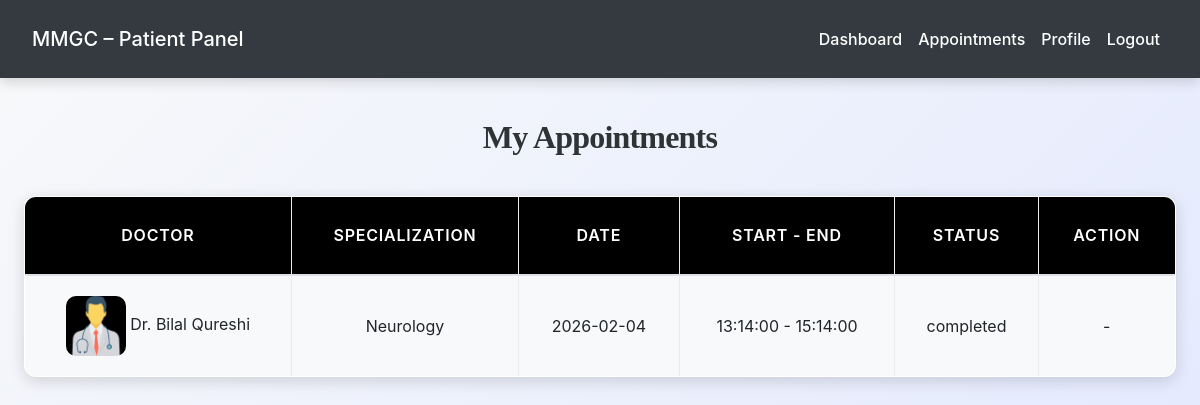
The app's page /patient/view_appointments.php (signed in) with its own data.
### tables this page shows
CREATE TABLE `appointments` (
  `appointment_id` int(11) NOT NULL,
  `patient_id` int(11) NOT NULL,
  `doctor_id` int(11) NOT NULL,
  `appointment_date` date NOT NULL,
  `start_time` time NOT NULL,
  `end_time` time NOT NULL,
  `status` enum('pending','confirmed','cancelled','completed') DEFAULT 'pending',
  `reason` text DEFAULT NULL,
  `created_at` datetime DEFAULT current_timestamp(),
  `updated_at` datetime DEFAULT current_timestamp() ON UPDATE current_timestamp()
);

CREATE TABLE `doctors` (
  `doctor_id` int(11) NOT NULL,
  `full_name` varchar(100) NOT NULL,
  `email` varchar(100) NOT NULL,
  `password` varchar(255) NOT NULL,
  `phone` varchar(20) DEFAULT NULL,
  `specialization` varchar(100) DEFAULT NULL,
  `qualification` varchar(100) DEFAULT NULL,
  `experience_years` int(11) DEFAULT NULL,
  `consultation_fee` decimal(10,2) DEFAULT NULL,
  `profile_image` varchar(255) DEFAULT NULL,
  `bio` text DEFAULT NULL,
  `status` enum('active','inactive','on_leave') DEFAULT 'active',
  `rating` decimal(2,1) DEFAULT 0.0,
  `location` varchar(255) DEFAULT NULL,
  `created_at` datetime DEFAULT current_timestamp(),
  `updated_at` datetime DEFAULT current_timestamp() ON UPDATE current_timestamp()
);

### patient/view_appointments.php (the view, shortened to what this page needs)
<?php
require_once('../config.php');
$patient_id = $_SESSION['patient_id'];
$appointments = $conn->query("
    SELECT a.*, d.full_name, d.specialization, d.profile_image
    FROM appointments a
    JOIN doctors d ON a.doctor_id=d.doctor_id
    WHERE a.patient_id=$patient_id
    ORDER BY a.appointment_date DESC, a.start_time DESC
");
?>
<!DOCTYPE html>
<html>
<head>
    <link rel="stylesheet" href="https://maxcdn.bootstrapcdn.com/bootstrap/4.5.2/css/bootstrap.min.css">
    <link rel="stylesheet" href="../css/style.css">
</head>
<body>
<?php include('navbar.php'); ?>
<div class="container mt-4">
    <h2>My Appointments</h2>
    <table class="table table-bordered table-hover mt-3">
        <thead>
            <tr>
                <th>Doctor</th>
                <th>Specialization</th>
                <th>Date</th>
                <th>Start - End</th>
                <th>Status</th>
                <th>Action</th>
            </tr>
        </thead>
        <tbody>
            <?php if($appointments->num_rows > 0){
                while($row = $appointments->fetch_assoc()){
                    echo "<tr>
                        <td><img src='../admin/{$row['profile_image']}' class='doctor-img'> {$row['full_name']}</td>
                        <td>{$row['specialization']}</td>
                        <td>{$row['appointment_date']}</td>
                        <td>{$row['start_time']} - {$row['end_time']}</td>
                        <td>{$row['status']}</td>
                        <td>";
                    if($row['status'] === 'pending'){
                        echo "<a href='view_appointments.php?cancel_id={$row['appointment_id']}' class='btn btn-danger btn-sm' onclick='return confirm(\"Cancel this appointment?\")'>Cancel</a>";
                    } else {
                        echo "-";
                    }
                    echo "</td></tr>";
                }
            } else {
                echo "<tr><td colspan='6' class='text-center'>No appointments found.</td></tr>";
            } ?>
        </tbody>
    </table>
</div>
</body>
</html>

### css/style.css (style rules this page uses)
:root { --primary: #007bff; --secondary: #6c757d; --success: #28a745; --info: #17a2b8; --warning: #ffc107; --danger: #dc3545; --light: #f8f9fa; --dark: #2d3436; --accent: #ff6f61; --highlight: #6f42c1; --shadow: rgba(0, 0, 0, 0.15); --transition: all 0.3s ease-in-out; }
body { font-family: 'Inter', 'Segoe UI', Tahoma, Geneva, Verdana, sans-serif; background: linear-gradient(135deg, var(--light) 0%, #e0e7ff 100%); color: var(--dark); line-height: 1.8; margin: 0; padding: 0; min-height: 100vh; font-size: 16px; }
h1, h2, h3, h4 { text-align: center; margin: 2.5rem 0; font-family: 'Georgia', 'Times New Roman', serif; color: var(--dark); font-weight: 700; letter-spacing: -0.025em; }
h2 { font-size: 2rem; }
.container { max-width: 1200px; margin: 0 auto 3rem; padding: 0 1.5rem; }
.table { width: 100%; border-collapse: collapse; margin: 2rem 0; font-size: 1rem; background-color: #ffffff; border-radius: 12px; overflow: hidden; box-shadow: 0 4px 16px var(--shadow); transition: var(--transition); }
.table th, .table td { padding: 1.25rem; border: 1px solid #e9ecef; text-align: center; vertical-align: middle; }
.table thead th { background-color: rgb(0, 0, 0); color: white; font-weight: 600; text-transform: uppercase; letter-spacing: 0.05em; padding: 1.5rem; }
.table tbody tr { transition: var(--transition); }
.table tbody tr:nth-child(odd) { background-color: var(--light); }
.table img { max-width: 120px; max-height: 120px; border-radius: 10px; object-fit: cover; transition: var(--transition); }

### patient/view_appointments.php (style rules this page uses)
.doctor-img { width: 60px; height: 60px; object-fit: cover; border-radius: 50%; }

### records on screen
appointments: doctor.profile_image (picture), doctor.full_name "Dr. Bilal Qureshi", doctor.specialization "Neurology", appointment_date "2026-02-04", start_time "13:14:00", end_time "15:14:00", status "completed"
